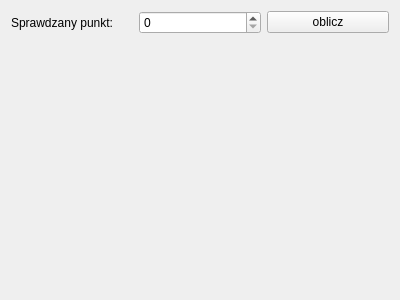
<?xml version="1.0" encoding="UTF-8"?>
<ui version="4.0">
 <class>DijkstraView</class>
 <widget class="QWidget" name="DijkstraView">
  <property name="geometry">
   <rect>
    <x>0</x>
    <y>0</y>
    <width>400</width>
    <height>300</height>
   </rect>
  </property>
  <property name="windowTitle">
   <string>Form</string>
  </property>
  <layout class="QVBoxLayout" name="verticalLayout">
   <item>
    <layout class="QHBoxLayout" name="horizontalLayout">
     <item>
      <widget class="QLabel" name="label">
       <property name="text">
        <string>Sprawdzany punkt:</string>
       </property>
      </widget>
     </item>
     <item>
      <widget class="QSpinBox" name="djPointNumber"/>
     </item>
     <item>
      <widget class="QPushButton" name="generateTrigger">
       <property name="text">
        <string>oblicz</string>
       </property>
      </widget>
     </item>
    </layout>
   </item>
   <item>
    <widget class="QLabel" name="djResultLabel">
     <property name="text">
      <string/>
     </property>
     <property name="textFormat">
      <enum>Qt::RichText</enum>
     </property>
     <property name="wordWrap">
      <bool>true</bool>
     </property>
    </widget>
   </item>
   <item>
    <spacer name="verticalSpacer">
     <property name="orientation">
      <enum>Qt::Vertical</enum>
     </property>
     <property name="sizeHint" stdset="0">
      <size>
       <width>20</width>
       <height>40</height>
      </size>
     </property>
    </spacer>
   </item>
  </layout>
 </widget>
 <resources/>
 <connections/>
</ui>
